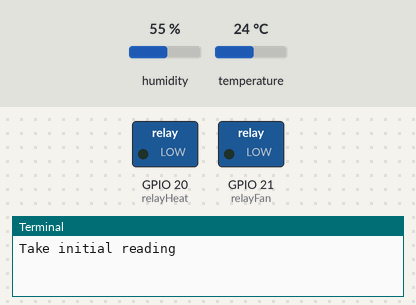
Recording of a program running on a simulated Raspberry Pi (BCM pin numbers). On the bench: switched loads named in the program (green lamp = pin HIGH), the last lines printed to the terminal. Inputs (shaded band) come from the test bench; at power-on: humidity 55 %, temperature 24 °C.

Above: at 0.1 s.
At 126.1 s:
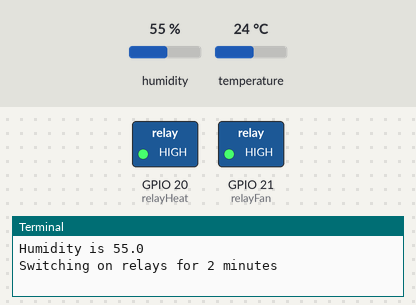
Timing chart, 0 to 127.6 s (numbered marks = the images above):
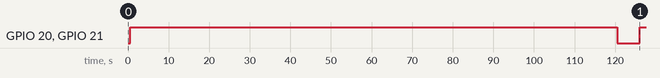

The program:

biltong_drier.py
```python
#!/usr/bin/python3

# you need to import DHT with "pip3 install adafruit-circuitpython-dht"
# then install "sudo apt-get install libgpiod2"

import Adafruit_DHT
import RPi.GPIO as GPIO
import time

# Set sensor type : Options are DHT11,DHT22 or AM2302
sensor=Adafruit_DHT.DHT11

# Tell GPIO to which pin the sensor is connected to:
dht=17
relayFan = 21
relayHeat = 20
relays = (20,21)

GPIO.setmode(GPIO.BCM)
GPIO.setwarnings(False)
GPIO.setup(relayFan, GPIO.OUT)
GPIO.setup(relayHeat, GPIO.OUT)

#oorsprinklike code, ek gebruik dit nie
#humidity, temperature = Adafruit_DHT.read_retry(sensor, dht)
#if humidity is not None and temperature is not None:
 # print('Temp={0:0.1f}*C  Humidity={1:0.1f}%'.format(temperature, humidity))
#else:
 # print('Failed to get reading. Try again!')

# my eerste toets code:
#if temperature < 20:
#    print ("Temperature is", (temperature) )
#    print ("Humidity is", (humidity) )
#    print ("Switching on relays")
#    GPIO.output(relays, True)
#    time.sleep(5)
#    print ("Switching off relays")
#    GPIO.output(relays, False)
#elif humidity > 60:
#    print ("Humidity is", (humidity) )
#    print ("Temperature is", (temperature) )
#    print ("Switching on relays")
#    GPIO.output(relays, True)
#    time.sleep(5)
#    print ("Switching off relays")
#    GPIO.output(relays, False)
#else:
#    print ('Nothing to do')
#
#GPIO.cleanup()

# volgende stap is om altwee readings in a while loop kondisie te sit.
# (i.e. terwyl temp of humiditeit kondisie waar is, sit altwee relays aan.
# moet verander word om fan langer aan te hou as heat element.

print ('Take initial reading\n')
humidity, temperature = Adafruit_DHT.read_retry(sensor, dht)

while humidity > 60 or temperature < 25:
    print ('Temperature is', (temperature) )
    print ('Humidity is', (humidity) )
    print ('Switching on relays for 2 minutes \n')
    GPIO.output(relays, True)
    time.sleep(120)
    print ('Switching off relays\n')
    GPIO.output(relays, False)
    time.sleep(5)
    print ('taking new reading\n')
    humidity, temperature = Adafruit_DHT.read_retry(sensor, dht)
    print ('Temperature is', (temperature) )
    print ('Humidity is', (humidity) )
else:
    print('Temp or Humidity now below threshold, switching to standby.\n')

GPIO.cleanup()

#end
```

Measured:
- by itself, GPIO 20 (relayHeat), GPIO 21 (relayFan): LOW → HIGH at 0.53 s, → LOW 120 s later, → HIGH 5.5 s later
